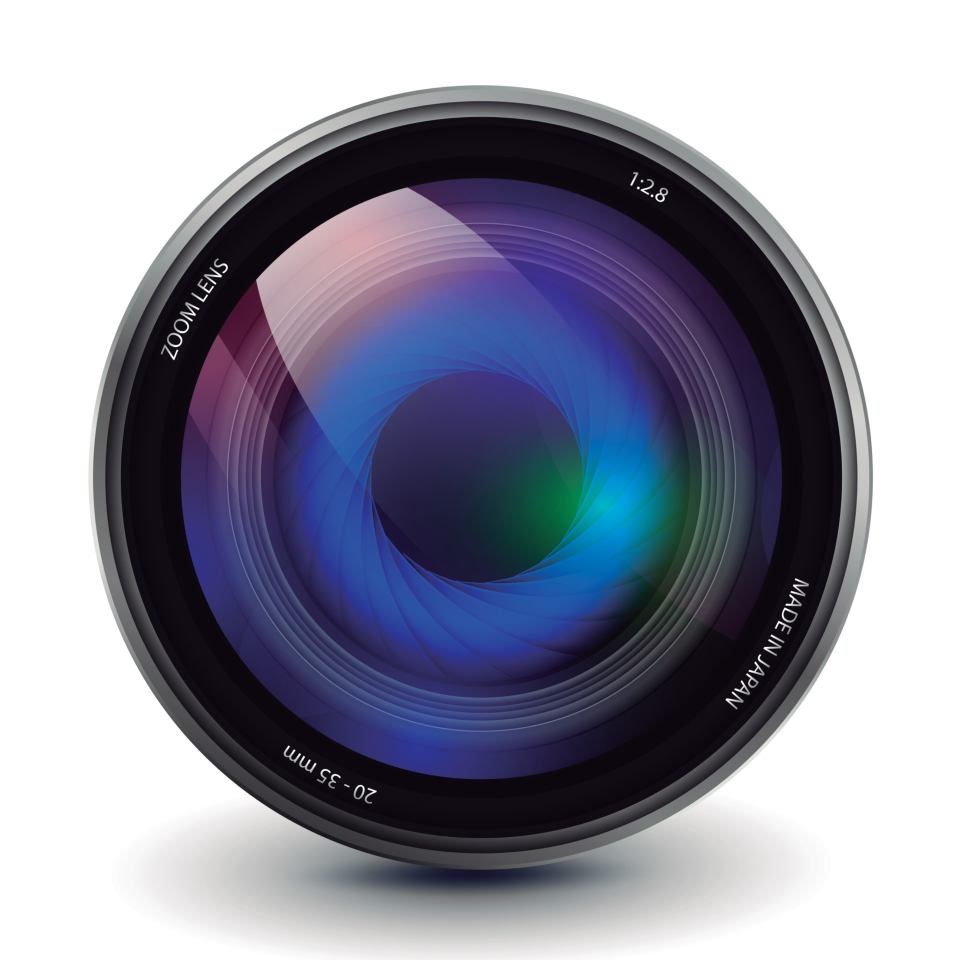
#> input picture src/eyes/resource/lens.jpg, 1920 x 1920 px, found by its file name (shown at 1/2 size)
$ python convert_image.py
#> lines starting #> are read from the running program, lines starting #| are printed output that depends on the picture
#!/usr/bin/env python3
"""
Convert JPG image to C header file for LCD display.
"""
import os
from PIL import Image

def convert_image_to_header(input_path, output_path, var_name="image_data"):
    # Open and resize image to match LCD dimensions
#> called with var_name = 'image_data'
    img = Image.open(input_path)
#> img is the input picture: PIL image 1920x1920 RGB; mean R, G, B 145.5, 147, 162.3
    img = img.resize((240, 240))  # LCD resolution
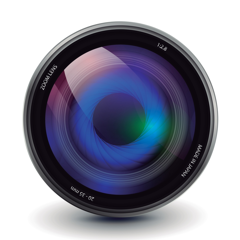
#> img: PIL image 240x240 RGB; mean R, G, B 145.4, 147, 162.3

    # Convert to RGB format
    img = img.convert('RGB')

    # Create header file content
    with open(output_path, 'w') as f:
        f.write("#ifndef _IMAGE_DATA_H_\n")
        f.write("#define _IMAGE_DATA_H_\n\n")
        f.write("#include <stdint.h>\n\n")
        f.write(f"const uint16_t {var_name}[] = {{\n")

        # Convert pixels to RGB565 format
        pixels = []
        for y in range(img.height):
            for x in range(img.width):
                r, g, b = img.getpixel((x, y))
                # Convert to RGB565 (16-bit format)
                rgb = ((r & 0xF8) << 8) | ((g & 0xFC) << 3) | (b >> 3)
                pixels.append(f"0x{rgb:04X}")
#> after the loop, pixels = 57600 items

        # Write pixel data in rows of 8 values
        for i in range(0, len(pixels), 8):
            line = pixels[i:i + 8]
            f.write("    " + ", ".join(line))
            if i + 8 < len(pixels):
                f.write(",")
            f.write("\n")
#> this loop made 7200 passes
#> i on passes 2 to 4: 8, 16, 24

        f.write("};\n\n")
        f.write("#endif // _IMAGE_DATA_H_\n")

if __name__ == "__main__":
    script_dir = os.path.dirname(os.path.abspath(__file__))
    input_file = os.path.join(script_dir, "../../../resource/lens.jpg")
    output_file = os.path.join(script_dir, "../generated/image_data.h")

    # Create generated directory if it doesn't exist
    os.makedirs(os.path.dirname(output_file), exist_ok=True)

    convert_image_to_header(input_file, output_file)
    print(f"Converted {input_file} to {output_file}")
